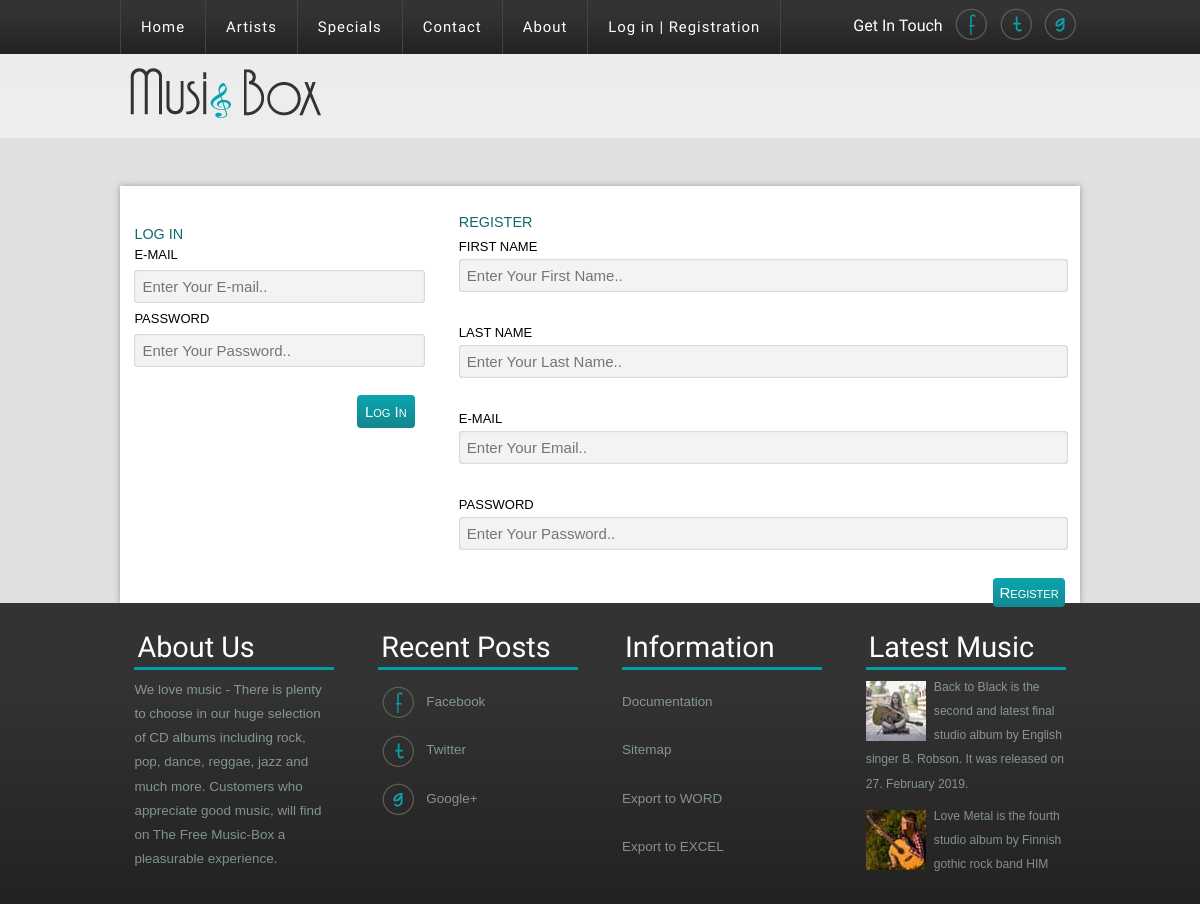
/index.php?page=login, run on the app's committed database.
### tables this page shows
CREATE TABLE `meni` (
  `id` int(11) NOT NULL,
  `naziv` varchar(50) NOT NULL,
  `href` varchar(100) NOT NULL
);

CREATE TABLE `informacija` (
  `id` int(11) NOT NULL,
  `naziv` varchar(50) NOT NULL,
  `putanja` varchar(100) NOT NULL
);

### config/connection.php (called while the page is built, shortened)
<?php
try {
    $conn = new PDO("mysql:host=".SERVER.";dbname=".DATABASE.";charset=utf8", USERNAME, PASSWORD);
    $conn->setAttribute(PDO::ATTR_DEFAULT_FETCH_MODE, PDO::FETCH_OBJ);
    $conn->setAttribute(PDO::ATTR_ERRMODE, PDO::ERRMODE_EXCEPTION);
}
catch(PDOException $ex){
    echo $ex->getMessage();
}
function executeQuery($query){
    global $conn;
    return $conn->query($query)->fetchAll();
}

### models/functions.php (called while the page is built, shortened)
<?php
function prikazMenija(){
    return executeQuery("SELECT * FROM meni");
}
function prikazInformacija(){
    return executeQuery("SELECT * FROM informacija");
}
?>

### views/fixed/meni.php (the view)
<?php
require_once "config/connection.php";
require_once "models/functions.php";
$rezultat = prikazMenija();
foreach($rezultat as $re){
    echo "<li><a href='index.php?page=$re->href'>$re->naziv</a></li>";
}
if(isset($_SESSION['korisnik'])){
	echo "<li><a href='models/logout.php'>Log out</a></li>";
	if($_SESSION['korisnik']->id_uloga == 2){
		echo "<li><a href='index.php?page=admin'>Admin Panel</a></li>";
	}
}else{
	echo "<li><a href='index.php?page=login'>Log in | Registration</a></li>";
}
?>

### views/pomocni/footerStrana.php
<?php
require_once "config/connection.php";
require_once "models/functions.php";
$rezultat = prikazInformacija();
echo "<div class='wrap'>
			<div class='footer'>
				<div class='section group'>
					<div class='grid_1_of_4 images_1_of_4'>
						<h3>About Us</h3>
						<p>We love music - There is plenty to choose in our huge selection of CD albums including rock, pop, dance, reggae, jazz and much more. Customers who appreciate good music, will find on The Free Music-Box a pleasurable experience.</p>
					</div>
					<div class='grid_1_of_4 images_1_of_4'>
					<h3>Recent Posts</h3>
					<ul class='f-nav'>
						<li>
							<a href='https://www.facebook.com/' target='_blank'>
								<img src='assets/images/facebook.png' alt='' />Facebook</a>
						</li>
						<li>
							<a href='https://twitter.com/'target='_blank'>
								<img src='assets/images/twitter.png' alt='' />Twitter</a>
						</li>
						<li>
							<a href='https://plus.google.com/discover'target='_blank'>
								<img src='assets/images/gplus.png' alt='' />Google+</a>
						</li>
					</ul>
				</div>
					<div class='grid_1_of_4 images_1_of_4'>
						<h3>Information</h3>
                        <ul class='f-nav'>";
                        foreach($rezultat as $rez){
							if($rez->naziv == "Export to WORD"){
								echo "<li>
										<a href='$rez->putanja'>$rez->naziv</a>
									</li>";
							} else if($rez->naziv == "Export to EXCEL"){
								echo "<li>
										<a href='$rez->putanja'>$rez->naziv</a>
									</li>";
							} else {
								echo "<li>
										<a href='data/$rez->putanja' target='_blank'>$rez->naziv</a>
                            		</li>";
							}
                        };
						echo "</ul>
					</div>
					<div class='grid_1_of_4 images_1_of_4'>
						<h3>Latest Music</h3>
						<p>
							<a href='specials.html'>
								<img src='assets/images/art-pic1.jpg' alt='' />Back to Black is the second and latest final studio album by English singer B. Robson. It was released on 27. February 2019.</a>
						</p>
						<p class='top'>
							<a href='specials.html'>
								<img src='assets/images/art-pic2.jpg' alt='' />Love Metal is the fourth studio album by Finnish gothic rock band HIM</a>
						</p>
					</div>
				</div>
			</div>
		</div>";

### assets/css/style.css (style rules this page uses)
html,body,div,span,applet,object,iframe,h1,h2,h3,h4,h5,h6,p,blockquote,pre,a,abbr,acronym,address,big,cite,code,del,dfn,em,img,ins,kbd,q,s,samp,small,strike,strong,sub,sup,tt,var,b,u,i,dl,dt,dd,ol,nav ul,nav li,fieldset,form,label,legend,table,caption,tbody,tfoot,thead,tr,th,td,article,aside,canvas,details,embed,figure,figcaption,footer,header,hgroup,menu,nav,output,ruby,section,summary,time,mark,audio,video { margin:0;padding:0;border:0;font-size:100%;font:inherit;vertical-align:baseline; }
ol,ul { list-style:none;margin:0;padding:0; }
a { text-decoration:none; }
img { max-width:100%; }
body { font-family:"arial", verdana Helvetica, sans-serif; }
.wrap { width: 80%; margin: 0 auto; }
.nav li:nth-child(1) { border-left: 1px ridge rgb(68, 68, 68); }
.nav li { float: left; position: relative; border-right: 1px ridge rgb(68, 68, 68); }
.nav li a { letter-spacing:1px; font-family: 'Julius Sans One', sans-serif; color: #FFFFFF; font-size: 1.24em; display: block; float: left; font-weight: normal; padding: 18px 20px; position: relative; text-decoration: none; }
.section { clear: both; padding: 0px; margin: 0px; }
.group:before, .group:after { content:""; display:table; }
.group:after { clear:both; }
.group { zoom:1; }
.grid_1_of_4 { display: block; float:left; margin: 1% 0 1% 1.6%; }
.grid_1_of_4:first-child { margin-left: 0; }
.images_1_of_4 { width: 20.8%; padding:1.5%; }
.images_1_of_4 p a img { float: left; margin-right: 4%; margin-top: 1.6%; }
.images_1_of_4 h3 { padding: 1.5%; margin-bottom:4%; text-align: left; font-size: 1.8em; color: #fff; border-bottom: 3px solid #029DA7; font-family: 'Julius Sans One', sans-serif; }
.images_1_of_4 p { font-size: 0.8425em; color: rgba(219, 251, 255, 0.5); line-height: 1.8em; }
.images_1_of_4 p a { font-size: 0.9em; color: rgba(219, 251, 255, 0.5); line-height: 1.6em; vertical-align: top; }
.top { margin-top: 4%; }
.f-nav li { display:inline; }
.f-nav li img { margin-right:8px; vertical-align: middle; }
.f-nav li a { display:block; font-size: 0.8425em; color: rgba(219, 251, 255, 0.5); line-height: 3.6em; }

### data on the page
meni: naziv "Home"
meni: naziv "Artists"
meni: naziv "Specials"
meni: naziv "Contact"
meni: naziv "About"
informacija: naziv "Documentation"
informacija: naziv "Sitemap"
informacija: naziv "Export to WORD"
informacija: naziv "Export to EXCEL"
